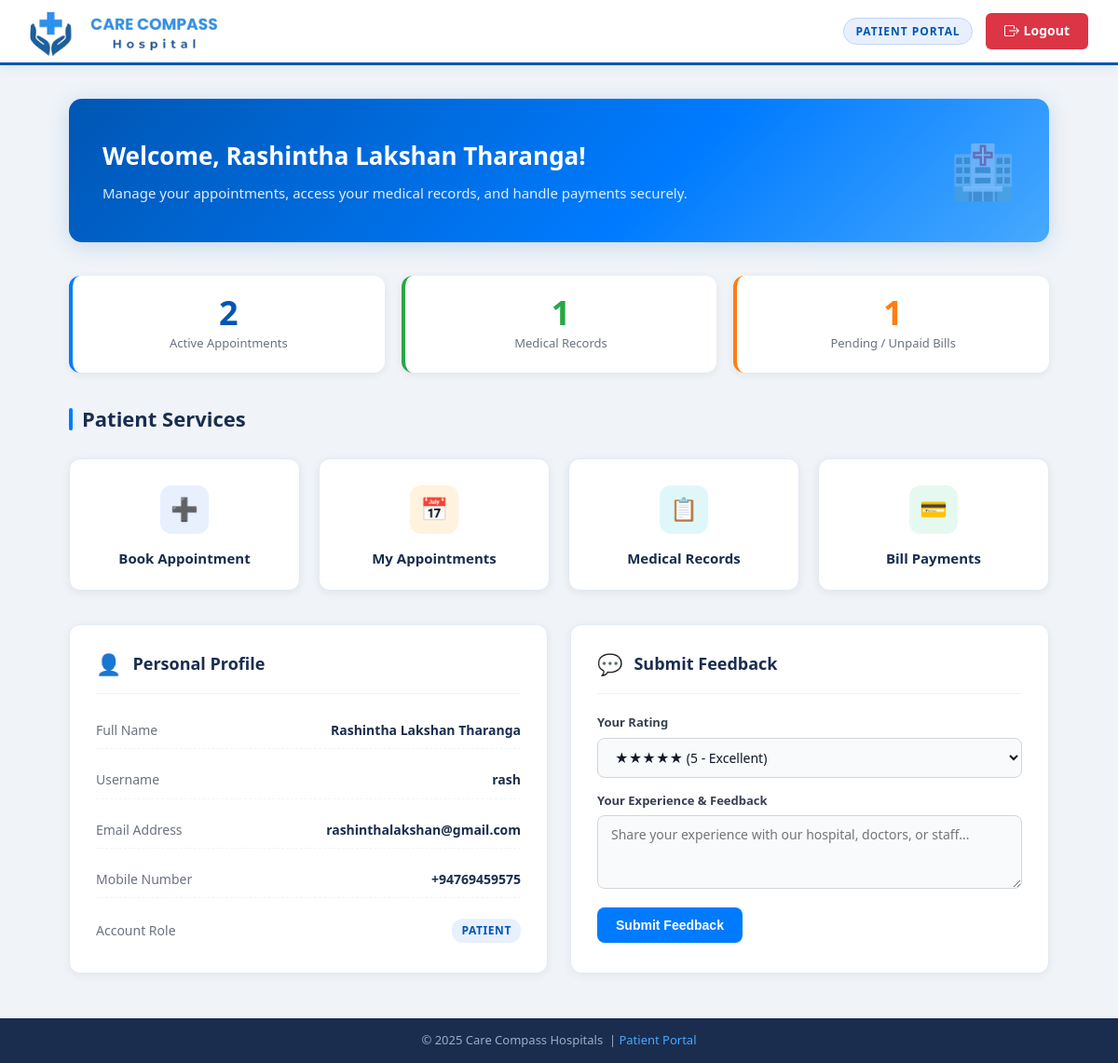
The page /patient/portal.php (signed in) on the database its author committed.
### tables this page shows
CREATE TABLE IF NOT EXISTS `users` (
  `id` int NOT NULL AUTO_INCREMENT,
  `username` varchar(50) NOT NULL,
  `password` varchar(255) NOT NULL,
  `role` enum('admin','staff','patient') DEFAULT 'patient',
  `email` varchar(100) NOT NULL,
  `name` varchar(100) NOT NULL,
  `mobile` varchar(20) NOT NULL,
  PRIMARY KEY (`id`)
);

### patient/portal.php (the view, shortened to what this page needs)
<?php
include '../includes/db_connect.php';
$user_id = $_SESSION['user_id'];
$sql = "SELECT name, username, email, mobile FROM users WHERE id = ?";
$stmt = mysqli_prepare($conn, $sql);
mysqli_stmt_bind_param($stmt, "i", $user_id);
mysqli_stmt_execute($stmt);
$result = mysqli_stmt_get_result($stmt);
if ($user = mysqli_fetch_assoc($result)) {
    $user_name     = $user['name'];
    $user_username = $user['username'];
    $user_email    = $user['email'];
    $user_mobile   = $user['mobile'];
} else {
    echo "<script>alert('User not found. Please log in again.'); window.location.href = '../auth/login.php';</script>";
    exit();
}
$sql_app = "SELECT COUNT(*) AS c FROM appointments WHERE patient_id = ? AND status != 'cancelled'";
$stmt_app = mysqli_prepare($conn, $sql_app);
mysqli_stmt_bind_param($stmt_app, "i", $user_id);
mysqli_stmt_execute($stmt_app);
$appointments_count = mysqli_fetch_assoc(mysqli_stmt_get_result($stmt_app))['c'] ?? 0;
$sql_med = "SELECT COUNT(*) AS c FROM medical_records WHERE patient_id = ?";
$stmt_med = mysqli_prepare($conn, $sql_med);
mysqli_stmt_bind_param($stmt_med, "i", $user_id);
mysqli_stmt_execute($stmt_med);
$medical_records_count = mysqli_fetch_assoc(mysqli_stmt_get_result($stmt_med))['c'] ?? 0;
$sql_bills = "SELECT COUNT(*) AS c FROM bill_payments WHERE patient_id = ? AND status != 'paid'";
$stmt_bills = mysqli_prepare($conn, $sql_bills);
mysqli_stmt_bind_param($stmt_bills, "i", $user_id);
mysqli_stmt_execute($stmt_bills);
$pending_bills_count = mysqli_fetch_assoc(mysqli_stmt_get_result($stmt_bills))['c'] ?? 0;
?>
<!DOCTYPE html>
<html lang="en">
<head>
    <link rel="stylesheet" href="../assets/css/admin_styles.css">
</head>
<body>
<?php
include '../includes/header.php';
?>
<div class="internal-body">
    <div class="admin-dashboard-wrap">
        <div class="admin-welcome-banner">
            <div>
                <h1>Welcome, <?php echo htmlspecialchars($user_name); ?>!</h1>
                <p>Manage your appointments, access your medical records, and handle payments securely.</p>
            </div>
            <div class="welcome-icon">🏥</div>
        </div>
        <div class="staff-stats-row">
            <div class="staff-stat-card">
                <div class="stat-number"><?php echo $appointments_count; ?></div>
                <div class="stat-label">Active Appointments</div>
            </div>
            <div class="staff-stat-card green">
                <div class="stat-number" style="color:#28a745;"><?php echo $medical_records_count; ?></div>
                <div class="stat-label">Medical Records</div>
            </div>
            <div class="staff-stat-card orange">
                <div class="stat-number" style="color:#fd7e14;"><?php echo $pending_bills_count; ?></div>
                <div class="stat-label">Pending / Unpaid Bills</div>
            </div>
        </div>
        <div class="internal-page-title">Patient Services</div>
        <div class="admin-modules-grid">
            <a href="appointments.php" class="admin-module-card">
                <div class="module-icon icon-blue">➕</div>
                <div class="module-label">Book Appointment</div>
            </a>
            <a href="view_appointments.php" class="admin-module-card">
                <div class="module-icon icon-orange">📅</div>
                <div class="module-label">My Appointments</div>
            </a>
            <a href="view_medical_records.php" class="admin-module-card">
                <div class="module-icon icon-teal">📋</div>
                <div class="module-label">Medical Records</div>
            </a>
            <a href="view_bill_details.php" class="admin-module-card">
                <div class="module-icon icon-green">💳</div>
                <div class="module-label">Bill Payments</div>
            </a>
        </div>
        <div class="dashboard-split-grid">
            <div class="dashboard-card">
                <div class="dashboard-card-header">
                    <span class="card-header-icon">👤</span>
                    <h3>Personal Profile</h3>
                </div>
                <div class="profile-details-list">
                    <div class="profile-detail-item">
                        <span class="detail-label">Full Name</span>
                        <span class="detail-val"><?php echo htmlspecialchars($user_name); ?></span>
                    </div>
                    <div class="profile-detail-item">
                        <span class="detail-label">Username</span>
                        <span class="detail-val"><?php echo htmlspecialchars($user_username); ?></span>
                    </div>
                    <div class="profile-detail-item">
                        <span class="detail-label">Email Address</span>
                        <span class="detail-val"><?php echo htmlspecialchars($user_email); ?></span>
                    </div>
                    <div class="profile-detail-item">
                        <span class="detail-label">Mobile Number</span>
                        <span class="detail-val"><?php echo htmlspecialchars($user_mobile); ?></span>
                    </div>
                    <div class="profile-detail-item">
                        <span class="detail-label">Account Role</span>
                        <span class="detail-badge">Patient</span>
                    </div>
                </div>
            </div>
            <div class="dashboard-card">
                <div class="dashboard-card-header">
                    <span class="card-header-icon">💬</span>
                    <h3>Submit Feedback</h3>
                </div>
                <form method="POST" action="submit_feedback.php" class="modern-feedback-form">
                    <div class="form-group">
                        <label for="rating">Your Rating</label>
                        <select name="rating" id="rating" required class="form-input-modern">
                            <option value="5">★★★★★ (5 - Excellent)</option>
                        </select>
                    </div>
                    <div class="form-group">
                        <label for="feedback_text">Your Experience &amp; Feedback</label>
                        <textarea name="feedback_text" id="feedback_text" required placeholder="Share your experience with our hospital, doctors, or staff..." rows="3" class="form-input-modern"></textarea>
                    </div>
                    <button type="submit" class="btn-submit-modern">Submit Feedback</button>
                </form>
            </div>
        </div>
    </div>
</div>
<footer class="internal-footer">
    &copy; 2025 Care Compass Hospitals &nbsp;|&nbsp; <a href="portal.php">Patient Portal</a>
</footer>
</body>
</html>

### rows shown on the page
users: name "Rashintha Lakshan Tharanga", username "rash", email "rashinthalakshan@gmail.com", mobile "+94769459575"

### other values the page prints
$portal_label "PATIENT PORTAL"
$appointments_count "2"
$medical_records_count "1"
$pending_bills_count "1"
